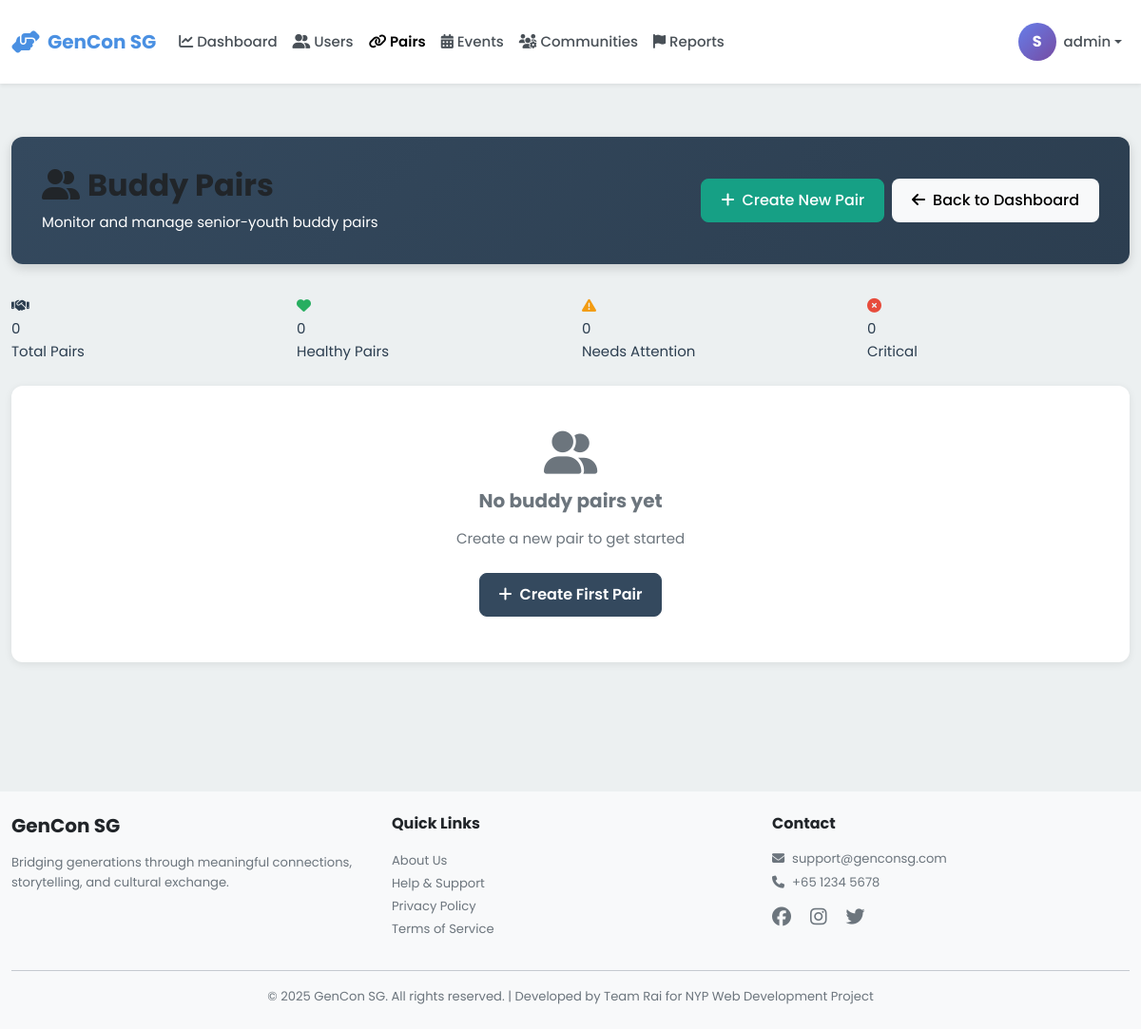
/admin/pairs (signed in), run on an earlier commit of the app's database.
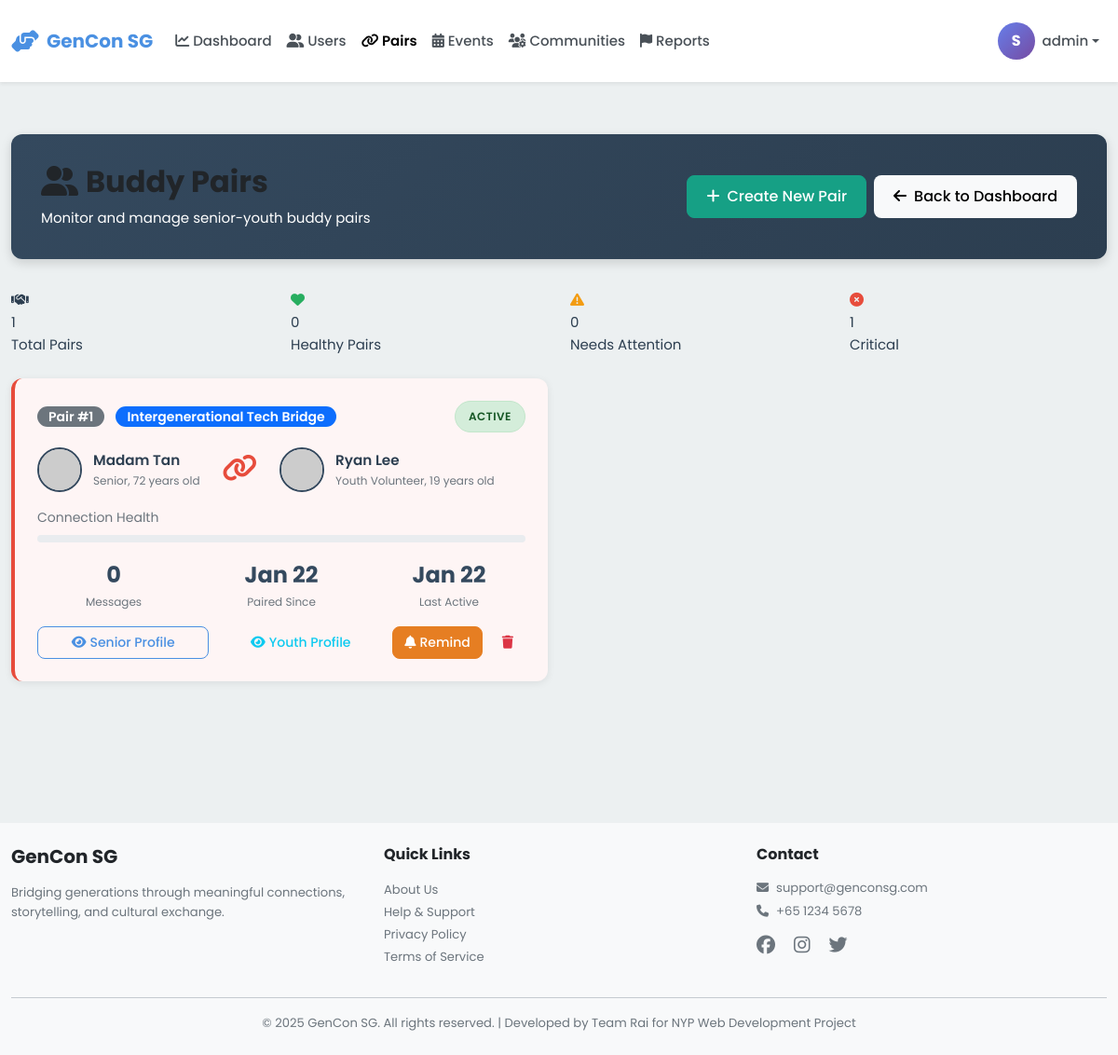
And on a later commit of the database.
### models.py (models this page shows, shortened)
class Pair(db.Model):
    __tablename__ = 'pairs'
    id = db.Column(db.Integer, primary_key=True)
    senior_id = db.Column(db.Integer, db.ForeignKey('users.id'), nullable=False, index=True)
    youth_id = db.Column(db.Integer, db.ForeignKey('users.id'), nullable=False, index=True)
    program = db.Column(db.String(100))  # Program/initiative name
    status = db.Column(db.String(20), default='active')  # active, inactive, paused
    paired_date = db.Column(db.DateTime, default=datetime.utcnow, nullable=False)
    last_interaction = db.Column(db.DateTime, default=datetime.utcnow)
    senior = db.relationship('User', foreign_keys=[senior_id], back_populates='senior_pairs')
    youth = db.relationship('User', foreign_keys=[youth_id], back_populates='youth_pairs')
    __table_args__ = (db.UniqueConstraint('senior_id', 'youth_id', name='unique_senior_youth_pair'),)

class User(db.Model):
    __tablename__ = 'users'
    id = db.Column(db.Integer, primary_key=True)
    username = db.Column(db.String(80), unique=True, nullable=False, index=True)
    password_hash = db.Column(db.String(255), nullable=False)
    email = db.Column(db.String(120), unique=True, nullable=False, index=True)
    full_name = db.Column(db.String(120), nullable=False)
    phone = db.Column(db.String(20))
    age = db.Column(db.Integer, nullable=False)
    bio = db.Column(db.Text)  # User biography
    school = db.Column(db.String(255))  # School or organization for youth
    role = db.Column(db.String(20), nullable=False)  # 'senior', 'youth', or 'admin'
    profile_picture = db.Column(db.String(255), default='default-avatar.png')
    disable_reason = db.Column(db.Text)
    interests_json = db.Column(db.Text)  # Stores interests as JSON array
    languages_json = db.Column(db.Text)  # Stores languages as JSON array
    accessibility_settings_json = db.Column(db.Text)  # Stores settings as JSON object
    created_at = db.Column(db.DateTime, default=datetime.utcnow, nullable=False)
    last_active = db.Column(db.DateTime, default=datetime.utcnow, nullable=False)
    is_active = db.Column(db.Boolean, default=True)
    stories = db.relationship('Story', back_populates='user', lazy='dynamic')
    sent_messages = db.relationship('Message', foreign_keys='Message.sender_id',
                                   back_populates='sender', lazy='dynamic')
    received_messages = db.relationship('Message', foreign_keys='Message.recipient_id',
                                       back_populates='recipient', lazy='dynamic')
    senior_pairs = db.relationship('Pair', foreign_keys='Pair.senior_id',
                                   back_populates='senior', lazy='dynamic')
    youth_pairs = db.relationship('Pair', foreign_keys='Pair.youth_id',
                                 back_populates='youth', lazy='dynamic')
    streak = db.relationship('Streak', back_populates='user', uselist=False)
    badges = db.relationship('Badge', back_populates='user', lazy='dynamic')
    checkins = db.relationship('Checkin', back_populates='user', lazy='dynamic')
    @property
    def interests(self):
        """Get interests as Python list from JSON string."""
        if self.interests_json:
            return json.loads(self.interests_json)
        return []
    @interests.setter
    def interests(self, value):
        """Set interests from Python list, store as JSON string."""
        self.interests_json = json.dumps(value)
    @property
    def languages(self):
        """Get languages as Python list from JSON string."""
        if self.languages_json:
            return json.loads(self.languages_json)
        return []
    @languages.setter
    def languages(self, value):
        """Set languages from Python list, store as JSON string."""
        self.languages_json = json.dumps(value)
    @property
    def accessibility_settings(self):
        """Get accessibility settings as Python dict from JSON string."""
        if self.accessibility_settings_json:
            return json.loads(self.accessibility_settings_json)
        return {}

### blueprints/admin.py (the view)
@admin_bp.route('/pairs')
@admin_required
def pairs():
    all_pairs = Pair.query.order_by(Pair.paired_date.desc()).all()
    inactive_threshold = datetime.utcnow() - timedelta(days=7)
    warning_threshold = datetime.utcnow() - timedelta(days=3)
    pairs_data = []
    for pair in all_pairs:
        message_count = Message.query.filter(
            ((Message.sender_id == pair.senior_id) & (Message.recipient_id == pair.youth_id)) |
            ((Message.sender_id == pair.youth_id) & (Message.recipient_id == pair.senior_id))
        ).count()
        if pair.last_interaction < inactive_threshold:
            health = 'critical'
        elif pair.last_interaction < warning_threshold:
            health = 'warning'
        else:
            health = 'good'
        pairs_data.append({
            'pair': pair,
            'message_count': message_count,
            'health': health
        })
    return render_template('admin/pairs.html', pairs_data=pairs_data)

### app.py (called while the page is built)
@app.context_processor
def inject_user():
    return dict(session=session)

### blueprints/admin.py (called while the page is built)
def admin_required(f):
    @wraps(f)
    def decorated_function(*args, **kwargs):
        if 'user_id' not in session:
            flash('Please login to access this page', 'warning')
            return redirect(url_for('auth.login', role='admin'))
        if session.get('role') != 'admin':
            flash('Access denied. Admin privileges required.', 'danger')
            return redirect(url_for('index'))
        return f(*args, **kwargs)
    return decorated_function

### templates/admin/pairs.html (shortened to what the changed rows need)
{% extends "base.html" %}
{% block extra_css %}
<link rel="stylesheet" href="{{ url_for('static', filename='css/admin.css') }}">
{% endblock %}
{% block content %}
<div class="container-fluid py-4">
    <div class="admin-header">
        <div class="d-flex justify-content-between align-items-center">
            <div>
                <h1><i class="fas fa-user-friends me-2"></i>Buddy Pairs</h1>
            </div>
        </div>
    </div>
    <div class="row mb-4">
        <div class="col-md-3">
            <div class="stat-card pairs">
                <div class="stat-icon"><i class="fas fa-handshake"></i></div>
                <div class="stat-value">{{ pairs_data|length }}</div>
                <div class="stat-label">Total Pairs</div>
            </div>
        </div>
        <div class="col-md-3">
            <div class="stat-card" style="border-left-color: #E74C3C;">
                <div class="stat-icon" style="color: #E74C3C;"><i class="fas fa-times-circle"></i></div>
                <div class="stat-value">{{ pairs_data|selectattr('health', 'equalto', 'critical')|list|length }}</div>
                <div class="stat-label">Critical</div>
            </div>
        </div>
    </div>
    {% if pairs_data %}
    <div class="row">
        {% for item in pairs_data %}
        <div class="col-lg-6 mb-4">
            <div class="pair-card {% if item.health == 'warning' %}warning{% elif item.health == 'critical' %}critical{% endif %}">
                <div class="pair-header">
                    <div>
                        <span class="badge bg-secondary">Pair #{{ item.pair.id }}</span>
                        {% if item.pair.program %}
                        <span class="badge bg-primary ms-2">{{ item.pair.program }}</span>
                        {% endif %}
                    </div>
                    <span class="status-badge {{ item.pair.status }}">{{ item.pair.status|capitalize }}</span>
                </div>
                <div class="pair-users">
                    <div class="pair-user">
                        <img src="{{ url_for('static', filename='images/' + (item.pair.senior.profile_picture or 'default-avatar.png')) }}"
                             alt="Senior Avatar"
                             onerror="this.src='https://ui-avatars.com/api/?name={{ item.pair.senior.full_name }}&background=E67E22&color=fff'">
                        <div class="user-info">
                            <div class="name">{{ item.pair.senior.full_name }}</div>
                            <div class="role">Senior, {{ item.pair.senior.age }} years old</div>
                        </div>
                    </div>
                    <div class="text-center">
                        <i class="fas fa-link fa-2x" style="color: {% if item.health == 'good' %}#27AE60{% elif item.health == 'warning' %}#F39C12{% else %}#E74C3C{% endif %};"></i>
                    </div>
                    <div class="pair-user">
                        <img src="{{ url_for('static', filename='images/' + (item.pair.youth.profile_picture or 'default-avatar.png')) }}"
                             alt="Youth Avatar"
                             onerror="this.src='https://ui-avatars.com/api/?name={{ item.pair.youth.full_name }}&background=9B59B6&color=fff'">
                        <div class="user-info">
                            <div class="name">{{ item.pair.youth.full_name }}</div>
                            <div class="role">Youth Volunteer, {{ item.pair.youth.age }} years old</div>
                        </div>
                    </div>
                </div>
                <div class="connection-strength">
                    <div class="label">Connection Health</div>
                    <div class="strength-bar">
                        <div class="fill {{ item.health }}" style="width: {% if item.health == 'good' %}100{% elif item.health == 'warning' %}50{% else %}20{% endif %}%;"></div>
                    </div>
                </div>
                <div class="pair-stats">
                    <div class="pair-stat">
                        <div class="value">{{ item.message_count }}</div>
                        <div class="label">Messages</div>
                    </div>
                    <div class="pair-stat">
                        <div class="value">{{ item.pair.paired_date.strftime('%b %d') }}</div>
                        <div class="label">Paired Since</div>
                    </div>
                    <div class="pair-stat">
                        <div class="value">{{ item.pair.last_interaction.strftime('%b %d') if item.pair.last_interaction else 'Never' }}</div>
                        <div class="label">Last Active</div>
                    </div>
                </div>
                <div class="d-flex gap-2 mt-3">
                    <a href="{{ url_for('admin.user_detail', user_id=item.pair.senior_id) }}" class="btn btn-sm btn-outline-primary flex-grow-1">
                        <i class="fas fa-eye me-1"></i>Senior Profile
                    </a>
                    <a href="{{ url_for('admin.user_detail', user_id=item.pair.youth_id) }}" class="btn btn-sm btn-outline-info flex-grow-1">
                        <i class="fas fa-eye me-1"></i>Youth Profile
                    </a>
                    {% if item.health != 'good' %}
                    <form action="{{ url_for('admin.send_pair_reminder', pair_id=item.pair.id) }}" method="POST" class="d-inline">
                        <button type="submit" class="btn btn-sm btn-warning">
                            <i class="fas fa-bell me-1"></i>Remind
                        </button>
                    </form>
                    {% endif %}
                    <form action="{{ url_for('admin.delete_pair', pair_id=item.pair.id) }}" method="POST" class="d-inline" onsubmit="return confirm('Permanently remove this pair?');">
                        <button type="submit" class="btn btn-sm btn-outline-danger">
                            <i class="fas fa-trash"></i>
                        </button>
                    </form>
                </div>
            </div>
        </div>
        {% endfor %}
    </div>
    {% else %}
    <div class="data-table-container">
        <div class="text-center py-5">
            <i class="fas fa-user-friends fa-3x text-muted mb-3"></i>
            <h5 class="text-muted">No buddy pairs yet</h5>
            <p class="text-muted">Create a new pair to get started</p>
            <a href="{{ url_for('admin.create_pair') }}" class="btn btn-primary mt-2">
                <i class="fas fa-plus me-2"></i>Create First Pair
            </a>
        </div>
    </div>
    {% endif %}
</div>
{% endblock %}

What changed in the data, as far as the page shows it:
added Pair: pair.id "1", pair.program "Intergenerational Tech Bridge", pair.status "ACTIVE", pair.paired_date "Jan 22", pair.last_interaction "Jan 22"
now on this page (row edited): User: pair.senior.full_name "Madam Tan", pair.senior.age "72"
now on this page (row edited): User: pair.youth.full_name "Ryan Lee", pair.youth.age "19"
Also different on the page:
{{ pairs_data|length }}: "0" → "1"
{{ pairs_data|selectattr('health', 'equalto', 'critical')|list|length }}: "0" → "1"
new list line: "Pair # Senior, years old Youth Volunteer, years old Connection Health 0 Messages Paired Since Last Active Senior Profile Youth Profile Remind"
text no longer shown: "No buddy pairs yet Create a new pair to get started Create First Pair"
